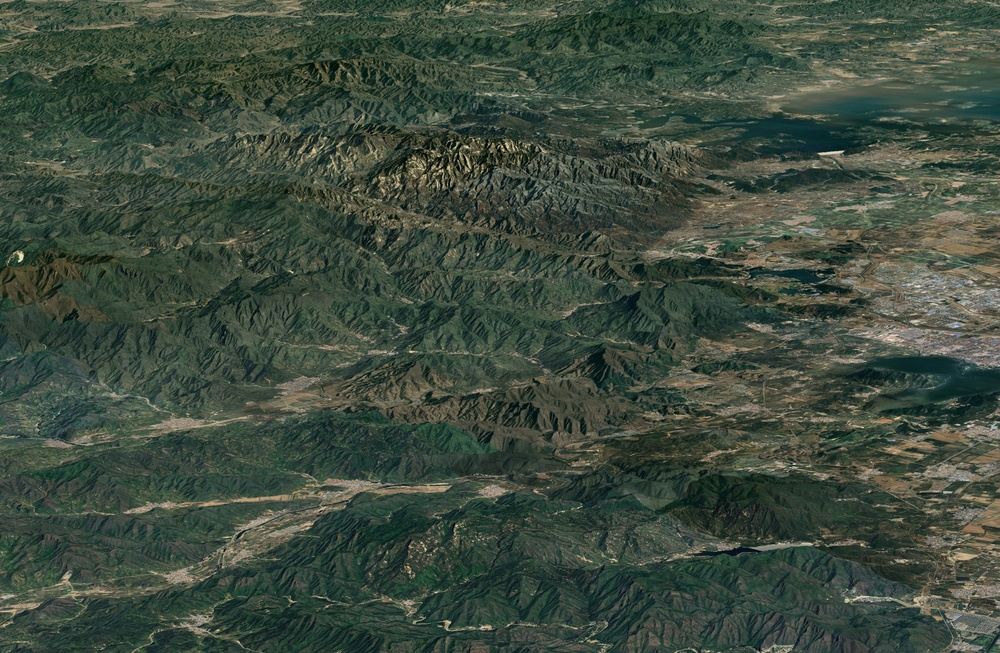
#> input picture images/image_2.jpg, 1000 x 653 px, shrunk from 3096 x 2021 before the run, given in place of top_left_1k.mp4, which was not available
$ python grok.py
#> lines starting #> are read from the running program, lines starting #| are printed output that depends on the picture; pictures that were not available may be replaced by others from this repository, and a replacement may not be noted
import cv2
import numpy as np
import time
from colorama import Fore, Style

def preprocess_image(img):
    """Enhance image contrast for better feature detection."""
    clahe = cv2.createCLAHE(clipLimit=2.0, tileGridSize=(8, 8))
    return clahe.apply(img)

def find_homography(img_a, img_b, visualize_matches=False, video_idx=0, use_sift=False):
    if use_sift:
        try:
            detector = cv2.SIFT_create(nfeatures=10000)
        except AttributeError:
            print("SIFT not available. Install opencv-contrib-python or set use_sift=False.")
            return None
    else:
        detector = cv2.ORB_create(
            nfeatures=15000,  # Increased for robustness
            scaleFactor=1.2,
            edgeThreshold=5,  # Relaxed to detect more features
            patchSize=31
        )

    t1 = time.time()
    kp_a, des_a = detector.detectAndCompute(img_a, None)
    t2 = time.time()
    print(f"detectAndCompute time (large, video {video_idx}):\t{t2 - t1:.4f} Features in large image:\t{len(kp_a)}")

    t1 = time.time()
    kp_b, des_b = detector.detectAndCompute(img_b, None)
    t2 = time.time()
    print(f"detectAndCompute time (small, video {video_idx}):\t{t2 - t1:.4f} Features in small image:\t{len(kp_b)}")

    if des_a is None or des_b is None or len(kp_a) < 4 or len(kp_b) < 4:
        print(f"Insufficient features for video {video_idx}")
        return None

    t1 = time.time()
    if use_sift:
        matcher = cv2.BFMatcher(cv2.NORM_L2, crossCheck=False)
    else:
        matcher = cv2.BFMatcher(cv2.NORM_HAMMING, crossCheck=False)
    matches = matcher.knnMatch(des_b, des_a, k=2)
    t2 = time.time()
    print(f"knnMatch time (video {video_idx}):\t\t\t{t2 - t1:.4f}")

    good_matches = [m for m, n in matches if m.distance < 0.7 * n.distance]
    print(f"Good matches (video {video_idx}):\t\t\t{len(good_matches)}")

    if visualize_matches and len(good_matches) > 0:
        img_matches = cv2.drawMatches(img_b, kp_b, img_a, kp_a, good_matches, None,
                                      flags=cv2.DrawMatchesFlags_NOT_DRAW_SINGLE_POINTS)
        cv2.imwrite(f'matches_video_{video_idx}.jpg', img_matches)
        print(f"Saved match visualization for video {video_idx} as matches_video_{video_idx}.jpg")

    if len(good_matches) >= 4:
        src_pts = np.float32([kp_b[m.queryIdx].pt for m in good_matches]).reshape(-1, 1, 2)
        dst_pts = np.float32([kp_a[m.trainIdx].pt for m in good_matches]).reshape(-1, 1, 2)
        t1 = time.time()
        M, _ = cv2.findHomography(src_pts, dst_pts, cv2.RANSAC, 5.0)
        t2 = time.time()
        print(f"findHomography time (video {video_idx}):\t\t{t2 - t1:.4f}")
        return M
    print(f"Not enough good matches for video {video_idx}")
    return None

def merge_four_images(imgs, labels, colors):
    assert len(imgs) == 4, "Four images required"
    height, width = imgs[0].shape[:2]
    output_imgs = []

    for img, label, color in zip(imgs, labels, colors):
        if img is None:
            img = np.zeros((height, width, 3), dtype=np.uint8)
            cv2.putText(img, "INVALID", (width//4, height//2), cv2.FONT_HERSHEY_SIMPLEX, 1, (0, 0, 255), 2)
        else:
            img = img.copy()
            cv2.rectangle(img, (0, 0), (width-1, height-1), color, 3)
            cv2.putText(img, label, (10, 30), cv2.FONT_HERSHEY_SIMPLEX, 1, color, 2)
        output_imgs.append(img)

    top = np.hstack((output_imgs[0], output_imgs[1]))
    bottom = np.hstack((output_imgs[2], output_imgs[3]))
    return np.vstack((top, bottom))

def display_input_frames(frames, labels, colors):
    small_frames = [cv2.resize(f, (320, 240)) for f in frames]
    for i, (frame, label, color) in enumerate(zip(small_frames, labels, colors)):
        cv2.rectangle(frame, (0, 0), (319, 239), color, 2)
        cv2.putText(frame, label, (10, 30), cv2.FONT_HERSHEY_SIMPLEX, 0.7, color, 2)
    top = np.hstack((small_frames[0], small_frames[2]))
    bottom = np.hstack((small_frames[3], small_frames[4]))
    input_display = np.vstack((top, bottom))
    cv2.imshow("Input Frames", input_display)

def stitch_videos(video_paths, use_sift=False):
#> called with use_sift = False
    caps = [cv2.VideoCapture(path) for path in video_paths]
    if not all(cap.isOpened() for cap in caps):
        print("Error: Could not open one or more video files")
        return

    homographies = [None] * 4
    first_frame = True
    part_width = part_height = 0

    # Quadrant labels and colors for visualization
    labels = ["Top-Left", "Top-Right", "Bottom-Left", "Bottom-Right"]
    colors = [(0, 255, 0), (255, 0, 0), (0, 255, 255), (255, 0, 255)]  # Green, Red, Cyan, Magenta

    while True:
        frames = []
        for i, cap in enumerate(caps):
            ret, frame = cap.read()
            if not ret:
                print(f"End of video {i} or error reading frame")
                for cap in caps:
                    cap.release()
                cv2.destroyAllWindows()
                return
            frames.append(frame)
#> this loop made 5 passes
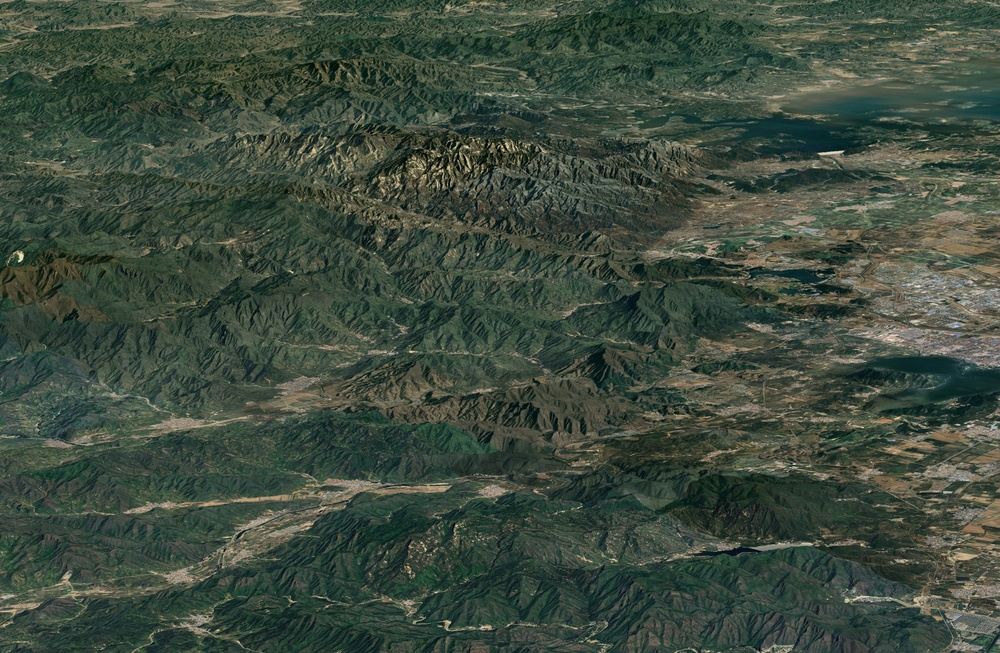
#> input picture images/image_2.jpg, 1000 x 653 px, shrunk from 3096 x 2021 before the run, given in place of top_left_1k.mp4, which was not available
#> after the loop, frames = 5 items

        # Large FOV: frames[1], Small FOVs: [frames[0], frames[2], frames[3], frames[4]]
        img_a = frames[1]  # Large view (center)
#> img_a is the input picture: shape (653, 1000, 3); mean B, G, R 62.5, 75.5, 62.7
        # Reorder to match quadrants: top-left, top-right, bottom-left, bottom-right
        img_bs = [frames[0], frames[2], frames[3], frames[4]]

        gray_a = cv2.cvtColor(img_a, cv2.COLOR_BGR2GRAY)
        gray_a = preprocess_image(gray_a)
#> in preprocess_image, `return clahe.apply(img)`:
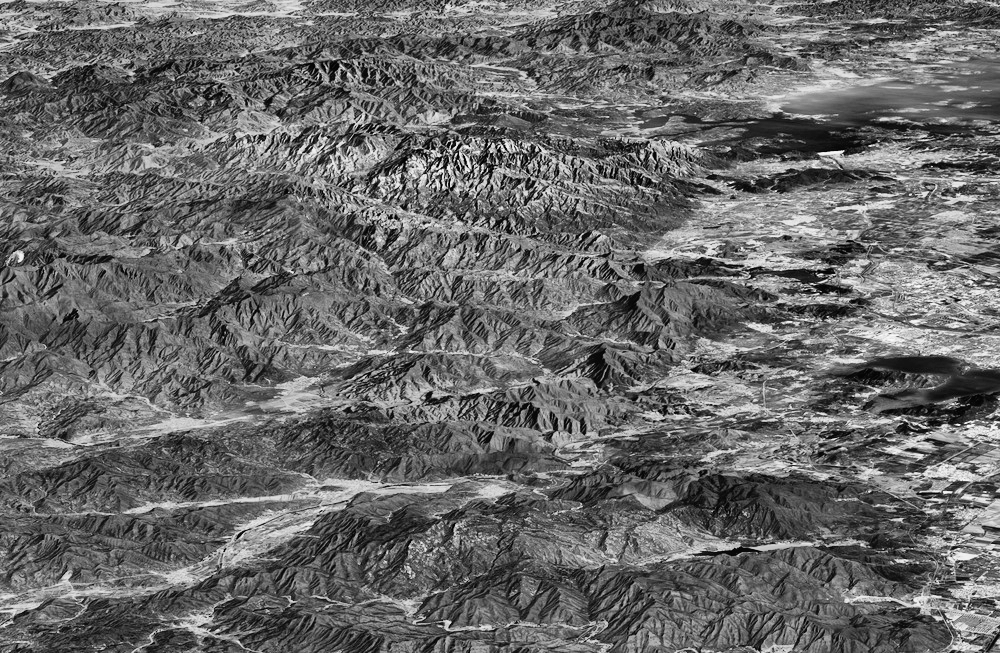
#> returned value: shape (653, 1000); min 0, max 252, mean 104.5
        img_a_upscaled = cv2.resize(img_a, None, fx=2, fy=2, interpolation=cv2.INTER_CUBIC)

        if first_frame:
            part_width = img_a_upscaled.shape[1] // 2
#> part_width = 1000
            part_height = img_a_upscaled.shape[0] // 2
#> part_height = 653
            for i, img_b in enumerate(img_bs):
                gray_b = cv2.cvtColor(img_b, cv2.COLOR_BGR2GRAY)
                gray_b = preprocess_image(gray_b)
                M = find_homography(gray_a, gray_b, visualize_matches=True, video_idx=i, use_sift=use_sift)
                if M is None:
                    print(f"Warning: Homography failed for video {i} ({labels[i]})")
                    homographies[i] = None
                else:
                    homographies[i] = M
#> this loop made 4 passes
#> (printed output is left out)
#> pass 1, in find_homography, `img_matches = cv2.drawMatches(img_b, kp_b, img_a, kp_a, good_matches, ..`:
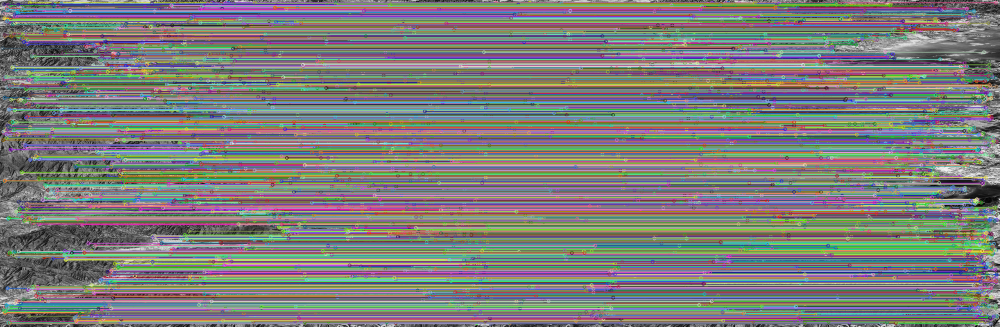
#> img_matches: shape (653, 2000, 3) (shown at 1/2 size); mean of channels 0, 1, 2 122.6, 124.8, 124.8; drawn as B, G, R
#> after the loop, homographies = 4 items
            first_frame = False

        imgs = []
        t1 = time.time()
        for i, (img_b, M) in enumerate(zip(img_bs, homographies)):
            if M is None:
                print(f"Skipping video {i} ({labels[i]}) due to invalid homography")
                imgs.append(None)
                continue

            h_b, w_b = img_b.shape[:2]
            pts_b = np.float32([[0,0], [0,h_b-1], [w_b-1,h_b-1], [w_b-1,0]]).reshape(-1,1,2)
            pts_a = cv2.perspectiveTransform(pts_b, M)

            x_coords = [pt[0][0] for pt in pts_a]
            y_coords = [pt[0][1] for pt in pts_a]
            x_min, x_max = int(round(min(x_coords))), int(round(max(x_coords)))
            y_min, y_max = int(round(min(y_coords))), int(round(max(y_coords)))

            up_x = 2 * x_min
            up_y = 2 * y_min
            up_w = 2 * (x_max - x_max)
            up_h = 2 * (y_max - y_min)

            up_w = max(1, up_w)
            up_h = max(1, up_h)
            img_b_resized = cv2.resize(img_b, (up_w, up_h), interpolation=cv2.INTER_CUBIC)

            up_x = max(0, up_x)
            up_y = max(0, up_y)
            up_x_end = min(up_x + up_w, img_a_upscaled.shape[1])
            up_y_end = min(up_y + up_h, img_a_upscaled.shape[0])
            up_w = up_x_end - up_x
            up_h = up_y_end - up_y

            if up_w > 0 and up_h > 0:
                img_b_resized = img_b_resized[:up_h, :up_w]
                img_a_upscaled[up_y:up_y + up_h, up_x:up_x + up_w] = img_b_resized
                img_a_upscaled[up_y:up_y + up_h, up_x:up_x + 3] = colors[i]
                img_a_upscaled[up_y:up_y + 3, up_x:up_x + up_w] = colors[i]
                img_a_upscaled[up_y + up_h:up_y + up_h + 3, up_x:up_x + up_w] = colors[i]
                img_a_upscaled[up_y:up_y + up_h, up_x + up_w:up_x + up_w + 3] = colors[i]
            else:
                print(f"Invalid replacement area for video {i} ({labels[i]})")
                imgs.append(None)
                continue

            if i == 0:  # Top-left
                x, y = 0, 0
            elif i == 1:  # Top-right
                x, y = part_width, 0
            elif i == 2:  # Bottom-left
                x, y = 0, part_height
            elif i == 3:  # Bottom-right
                x, y = part_width, part_height

            imgs.append(img_a_upscaled[y:y + part_height, x:x + part_width])

            cv2.imwrite(img_a_upscaled[y:y + part_height, x:x + part_width], f"{i + 1}.jpg")
#> this loop made 4 passes
#> (x, y) on passes 1 to 4: (0, 0), (1000, 0), (0, 653), (1000, 653)
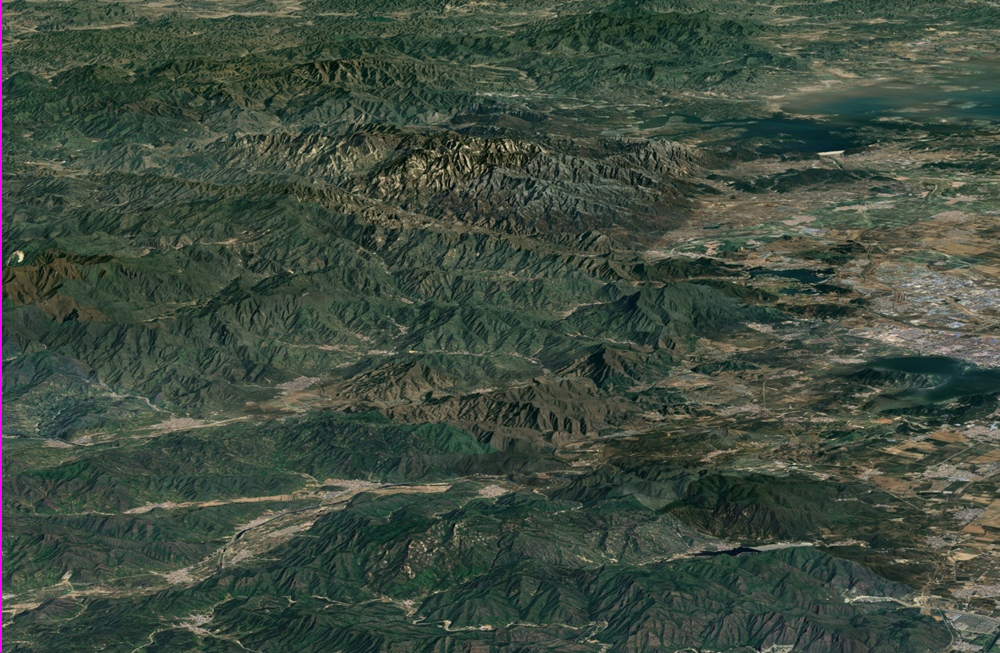
#> img_a_upscaled: shape (1306, 2000, 3) (shown at 1/2 size); mean B, G, R 62.9, 75.4, 63.1
#> after the loop, imgs = 4 items


        merged_img = merge_four_images(imgs, labels, colors)
#> the loop in merge_four_images, `for img, label, color in zip(imgs, labels, colors):` made 4 passes
#> (label, color) on passes 1 to 4: ('Top-Left', (0, 255, 0)), ('Top-Right', (255, 0, 0)), ('Bottom-Left', (0, 255, 255)), ('Bottom-Right', (255, 0, 255))
#> pass 1, in merge_four_images, `img = img.copy()`:
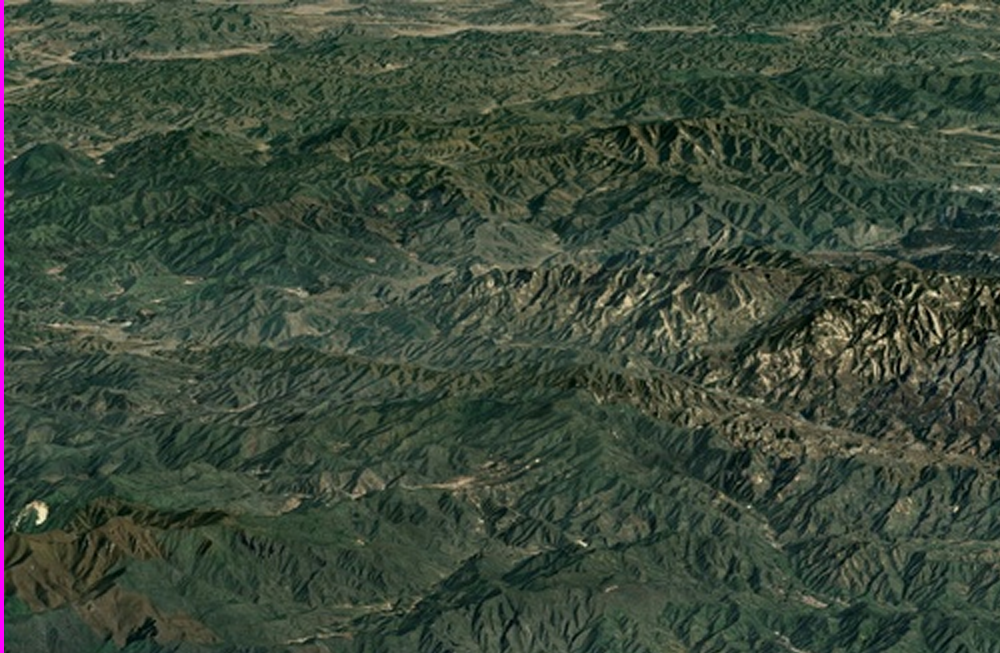
#> img: shape (653, 1000, 3); mean of channels 0, 1, 2 58.2, 72.8, 60; drawn as B, G, R
#> in merge_four_images, `top = np.hstack((output_imgs[0], output_imgs[1]))`:
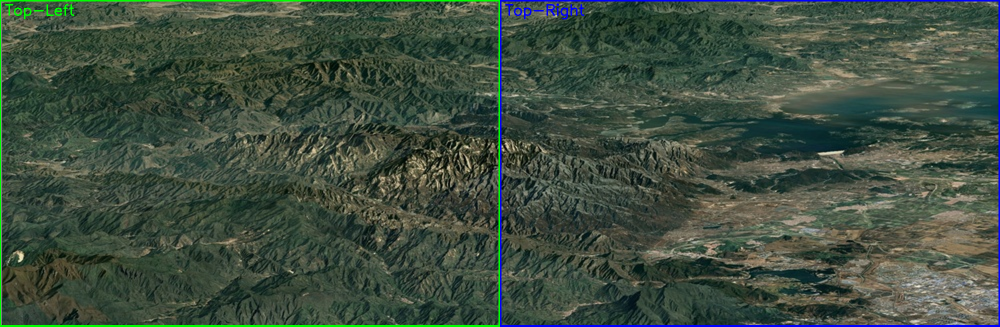
#> top: shape (653, 2000, 3) (shown at 1/2 size); mean of channels 0, 1, 2 63.9, 78.2, 63.5; drawn as B, G, R
        if merged_img is not None:
            cv2.imshow("Enhanced Image", merged_img)

        # Display input frames for comparison
        display_input_frames(frames, ["Top-Left", "Large", "Top-Right", "Bottom-Left", "Bottom-Right"], colors + [(255, 255, 255)])
#> in display_input_frames, `small_frames = [cv2.resize(f, (320, 240)) for f in frames]`: small_frames = 5 items
#> the loop in display_input_frames, `for i, (frame, label, color) in enumerate(zip(small_frames, labels, co..` made 5 passes
#> in display_input_frames, `bottom = np.hstack((small_frames[3], small_frames[4]))`:
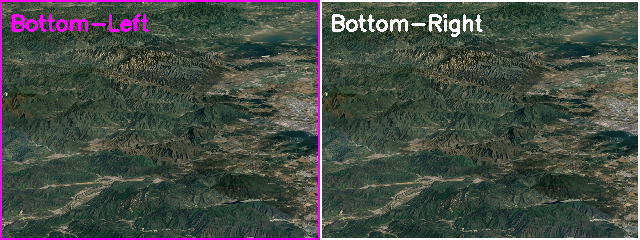
#> bottom: shape (240, 640, 3); mean of channels 0, 1, 2 70.6, 77.7, 70.8; drawn as B, G, R
#> in display_input_frames, `input_display = np.vstack((top, bottom))`:
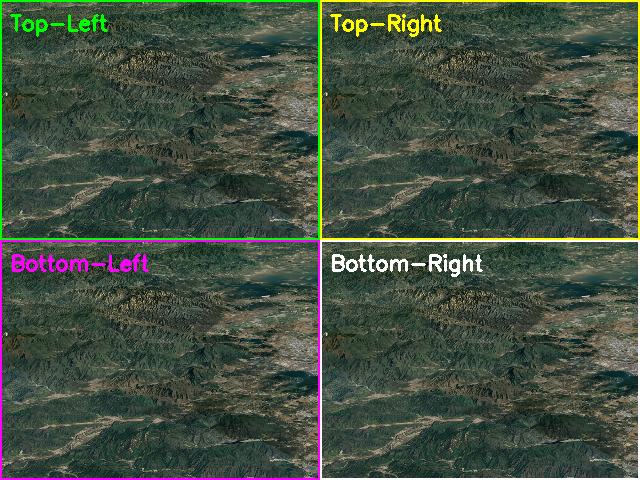
#> input_display: shape (480, 640, 3); mean of channels 0, 1, 2 65.3, 79.9, 68; drawn as B, G, R

        t2 = time.time()
        print(f"Frame processing time:\t\t{Fore.RED}{t2 - t1:.4f}{Style.RESET_ALL}")

        if cv2.waitKey(1) & 0xFF == ord('q'):
#> (key q is pressed here)
            break

    for cap in caps:
        cap.release()
    cv2.destroyAllWindows()

if __name__ == "__main__":
    video_paths = [
        './fourvideo/top_left_1k.mp4',
        './fourvideo/video5_1k_gray.mp4',
        './fourvideo/top_right_1k.mp4',
        './fourvideo/bottom_left_1k.mp4',
        './fourvideo/bottom_right_1k.mp4'
    ]
    stitch_videos(video_paths, use_sift=False)  # Set use_sift=True if opencv-contrib-python is installed
